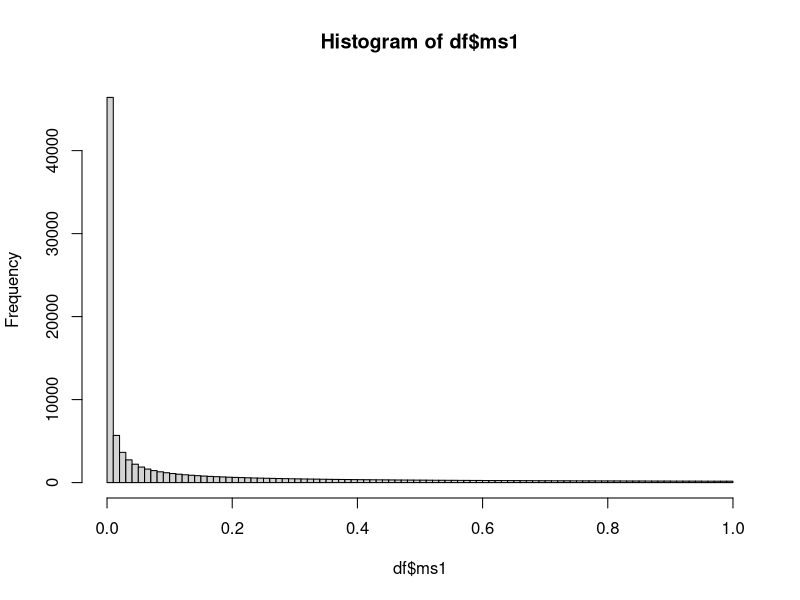
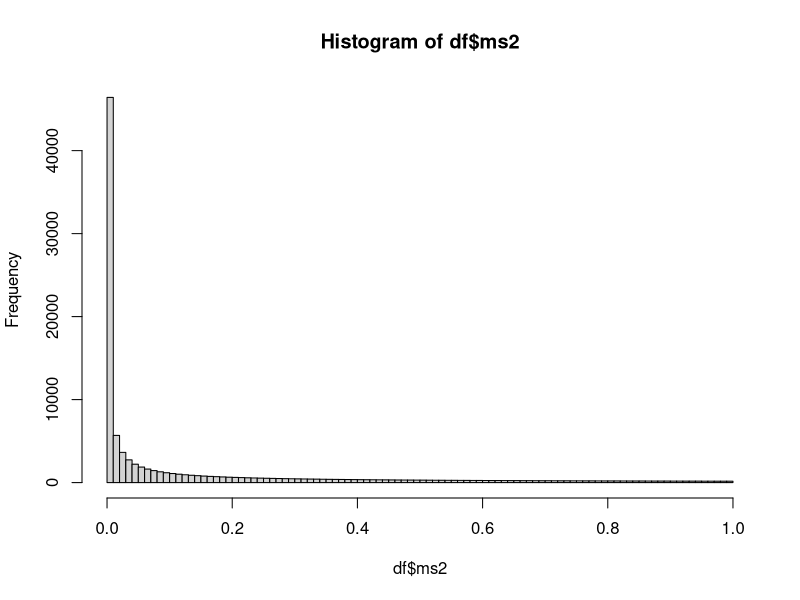
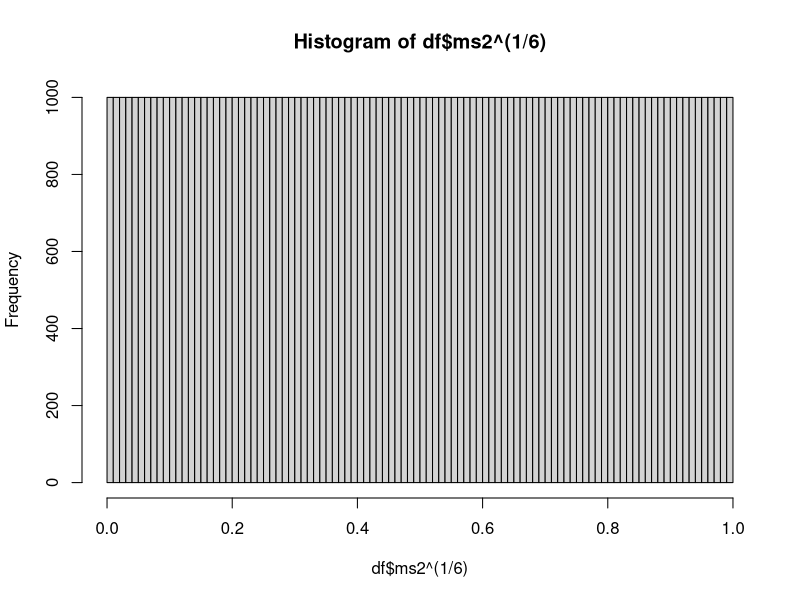
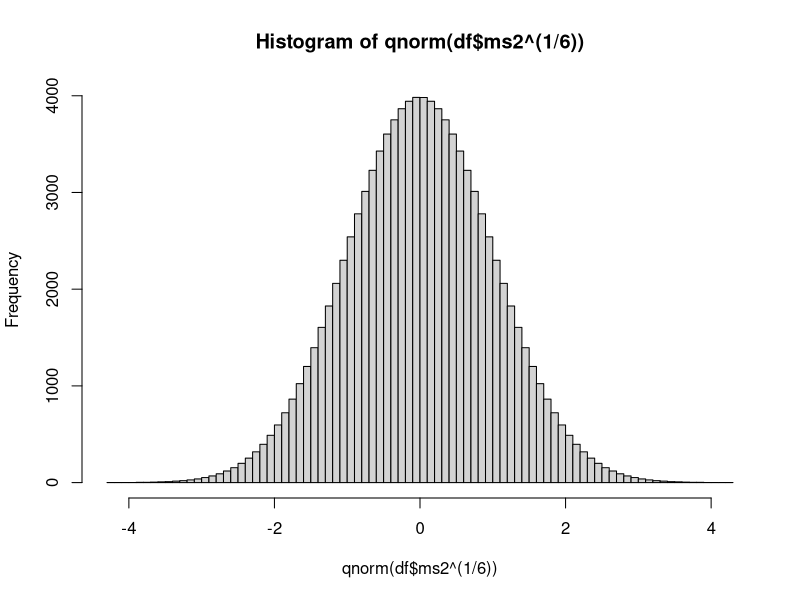
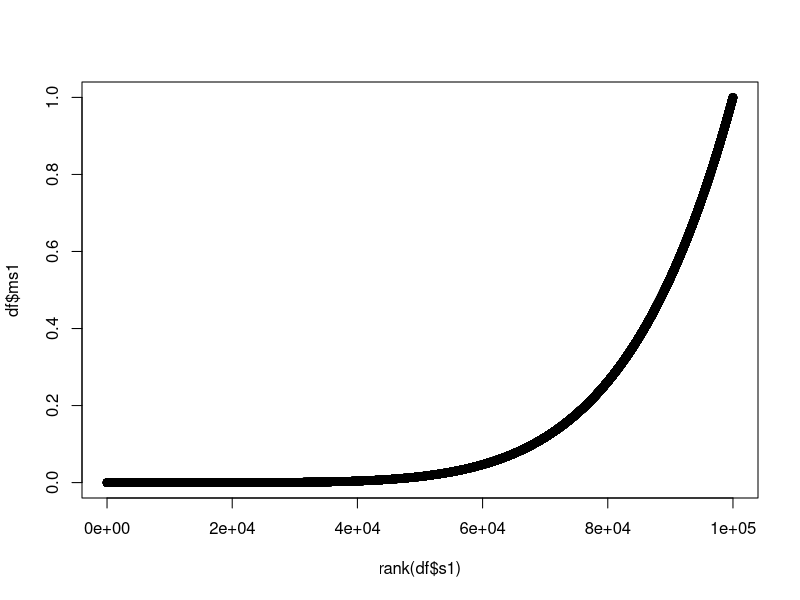

Source code (R) for these figures, in order:
library(MASS)

my_gini<-function(resp, pred){
  c<-pred[order(pred)]
  d<-resp[order(pred)]
  bc<-c(0, cumsum(d)/sum(d))
  gc<-c(0, cumsum(1-d)/sum(1-d))
  sum((gc[2:(length(gc))]-gc[1:(length(gc)-1)])*(bc[2:(length(bc))]+bc[1:(length(bc)-1)]))-1} 

ginic<-function(bc, gc){
  #function for gini when we have cumulative goods and bads vectors
  sum((gc[2:(length(gc))]-gc[1:(length(gc)-1)])*
        (bc[2:(length(bc))]+bc[1:(length(bc)-1)]))-1
} 

gini_from_r<-function(rho=.5, defrate=.1){
  F1<-function(s, d, rho){integrate(function(x){pnorm((qnorm(d)-rho*x)/sqrt(1-rho^2))*dnorm(x)}, lower=-Inf, upper=s)$value}
  F2<-function(s,d,rho){pnorm((-qnorm(d)+rho*s)/sqrt(1-rho^2))*dnorm(s)}
  F1_<-Vectorize(function(x){F1(x, defrate, rho)})
  F2_<-Vectorize(function(x){F2(x, defrate, rho)})
  2*integrate(function(x){F1_(x)*F2_(x)}, 
              lower=-Inf, upper=Inf, subdivisions=500, rel.tol = .Machine$double.eps^.24)$value/defrate/(1-defrate)-1
}

r_from_gini<-function(gini, defaultrate=.1){
  phi_s1<-function(x){gini_from_r(rho=x, defrate=defaultrate)-gini}
  uniroot(phi_s1,lower=0,upper=1,tol = .Machine$double.eps)$root
}

gini_combine_calculator<-function(g1, g2, corr, defaultrate){
  #rho_s1
  phi_s1<-function(x){gini_from_r(rho=x, defrate=defaultrate)-g1}
  rho_s1<-uniroot(phi_s1,lower=0,upper=1,tol = .Machine$double.eps)$root
  #rho_s2
  phi_s2<-function(x){gini_from_r(rho=x, defrate=defaultrate)-g2}
  rho_s2<-uniroot(phi_s2,lower=0,upper=1,tol = .Machine$double.eps)$root
  
  (a_opt<-(corr*rho_s2-rho_s1)/(corr*rho_s1-rho_s2))
  corr_opt<-(a_opt*rho_s1+rho_s2)/sqrt(a_opt^2+2*a_opt*corr+1)
  g_result0<-gini_from_r(corr_opt, defaultrate)
  g_result1<-if(a_opt<0 | a_opt>1000) {NaN} else {g_result0}
  return(c(new_gini=g_result1, 
           a_opt=a_opt, score_1_weight=a_opt/(1+a_opt), score_2_weight=1/(1+a_opt), 
           rho1=rho_s1, rho2=rho_s2, new_corr=corr_opt, gini1=g1, gini2=g2, corr=corr, defrate=defaultrate))
}

gini_combine_1<-function(g1, g2, corr, defaultrate){
  tryCatch(unname(gini_combine_calculator(g1, g2, corr, defaultrate)[1]), error=function(err) NA)}

gini_combine_1<-Vectorize(gini_combine_1)

gini1_here<-0.4
gini2_here<-0.6
corr_here<-0.3
badrate_here<-0.1

sigma <- matrix(c(1, corr_here, r_from_gini(gini1_here, badrate_here),
                  corr_here, 1, r_from_gini(gini1_here, badrate_here),
                  r_from_gini(gini1_here, badrate_here), r_from_gini(gini1_here, badrate_here), 1), 
                nrow=3)
z <- mvrnorm(100000,mu=rep(0, 3),Sigma=sigma)
df<-z
df[,3]<-(z[,3]<qnorm(badrate_here))*1
df<-data.frame(df)
names(df)<-c('s1', 's2', 'default_flag')
df$ms1<-(rank(df$s1)/length(df$s1))^6
#sum(is.na(df$ms1))
hist(df$ms1, breaks=100)
df$ms2<-(rank(df$s2)/length(df$s2))^6
#df$ms2<-log(df$s2-min(df$s2)+1)
#sum(is.na(df$ms1))
hist(df$ms2, breaks=100)
hist(df$ms2^(1/6), breaks=100)
hist(qnorm(df$ms2^(1/6)), breaks=100)


#gini_combine_1(gini1_here, gini2_here, corr_here, badrate_here)

gini_combine_1(my_gini(df$default_flag, df$s1), my_gini(df$default_flag, df$s2), 
               cor(df$s1, df$s2), mean(df$default_flag))

gini_combine_1(my_gini(df$default_flag, df$ms1), my_gini(df$default_flag, df$ms2), 
               cor(df$ms1, df$ms2), mean(df$default_flag))

gini_combine_1(my_gini(df$default_flag, df$ms1), my_gini(df$default_flag, df$ms2), 
               cor(df$ms1, df$ms2, method="spearman"), mean(df$default_flag))

myprobit <- glm(I(1-default_flag) ~ ms1 + ms2, data = df, family = binomial(link="probit"))
my_gini(myprobit$y, -myprobit$fitted.values)

myprobit2 <- glm(I(1-default_flag) ~ s1 + s2, data = df, family = binomial(link="probit"))
my_gini(myprobit2$y, -myprobit2$fitted.values)


sum(is.na(df$ms1))
sum(is.na(df$ms2))
mean(df$ms1)
mean(df$ms2)

plot(rank(df$s1), df$ms1)

par()
